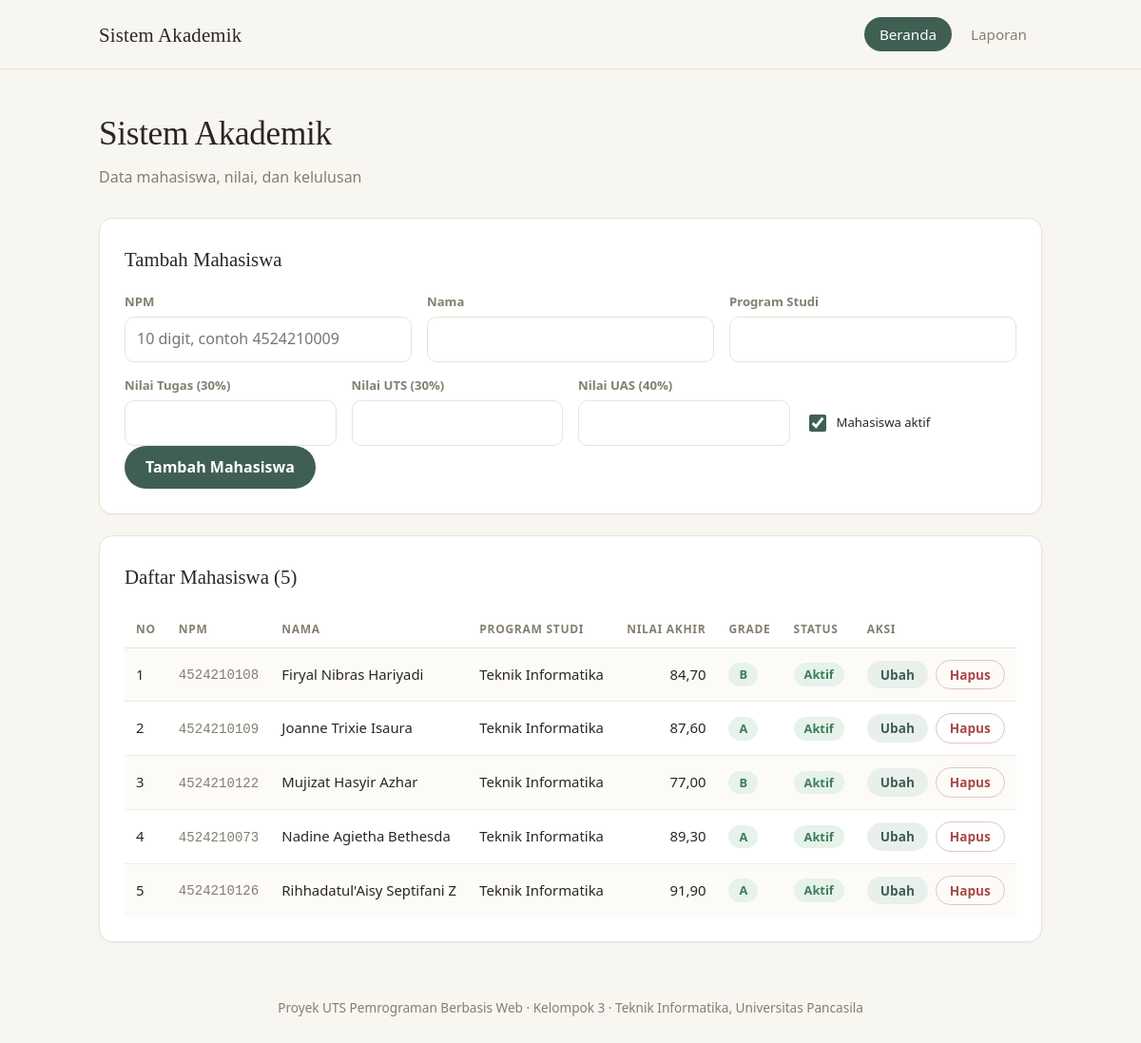
The page / on the database its author committed.
### tables this page shows
CREATE TABLE `mahasiswa` (
  `npm`           VARCHAR(15)  NOT NULL,
  `nama`          VARCHAR(100) NOT NULL,
  `program_studi` VARCHAR(100) DEFAULT NULL,
  `nilai_tugas`   DECIMAL(5,2) NOT NULL DEFAULT 0,
  `nilai_uts`     DECIMAL(5,2) NOT NULL DEFAULT 0,
  `nilai_uas`     DECIMAL(5,2) NOT NULL DEFAULT 0,
  `status_aktif`  TINYINT(1)   NOT NULL DEFAULT 1,
  PRIMARY KEY (`npm`)
);

### functions.php (called while the page is built, shortened)
<?php
require_once "classes/mahasiswa.php";
function hitungNilaiAkhir($tugas, $uts, $uas)
{
    $hasil = ($tugas * BOBOT_TUGAS) + ($uts * BOBOT_UTS) + ($uas * BOBOT_UAS);
    return round($hasil, 2);
}
function tentukanGrade($nilai)
{
    if ($nilai >= 85) {
        return "A";
    } elseif ($nilai >= 75) {
        return "B";
    } elseif ($nilai >= 60) {
        return "C";
    } elseif ($nilai >= 50) {
        return "D";
    } else {
        return "E";
    }
}
function kelasGrade($grade)
{
    if ($grade == "A" || $grade == "B") {
        return "badge-hijau";
    } elseif ($grade == "C") {
        return "badge-biru";
    } elseif ($grade == "D") {
        return "badge-oranye";
    } else {
        return "badge-merah";
    }
}
function escapeHtml($teks)
{
    return htmlspecialchars($teks);
}
function formatNilai($angka)
{
    return number_format($angka, 2, ",", ".");
}
function barisKeObjek($row)
{
    $npm   = (string) $row["npm"];
    $nama  = (string) $row["nama"];
    $prodi = (string) $row["program_studi"];
    $tugas = (float) $row["nilai_tugas"];
    $uts   = (float) $row["nilai_uts"];
    $uas   = (float) $row["nilai_uas"];
    $aktif = (bool) $row["status_aktif"];
    return new Mahasiswa($npm, $nama, $prodi, $tugas, $uts, $uas, $aktif);
}
function ambilSemuaMahasiswa($koneksi)
{
    $hasil = mysqli_query($koneksi, "SELECT * FROM mahasiswa ORDER BY nama ASC");
    $daftar = [];
    while ($row = mysqli_fetch_assoc($hasil)) {
        $daftar[] = barisKeObjek($row);
    }
    return $daftar;
}

### classes/mahasiswa.php (called while the page is built, shortened)
<?php
class Mahasiswa
{
    public $tugas;
    public $uts;
    public $uas;
    public $aktif;
    public function __construct($npm, $nama, $prodi, $tugas, $uts, $uas, $aktif)
    {
        $this->npm   = $npm;
        $this->nama  = $nama;
        $this->prodi = $prodi;
        $this->tugas = $tugas;
        $this->uts   = $uts;
        $this->uas   = $uas;
        $this->aktif = $aktif;
    }
    public function hitungNilai()
    {
        return hitungNilaiAkhir($this->tugas, $this->uts, $this->uas);
    }
    public function getGrade()
    {
        return tentukanGrade($this->hitungNilai());
    }
    public function getStatusAktif()
    {
        return $this->aktif ? "Aktif" : "Nonaktif";
    }
}

### index.php (the view, shortened to what this page needs)
<?php
require_once "functions.php";
$daftar = ambilSemuaMahasiswa($koneksi);
$total  = count($daftar);
$modeUbah = false;
$npm   = "";
$nama  = "";
$prodi = "";
$tugas = "";
$uts   = "";
$uas   = "";
$aktif = true;
$judulHalaman = "Sistem Akademik";
$subjudul     = "Data mahasiswa, nilai, dan kelulusan";
$halamanAktif = "index.php";
require "partials/header.php";
?>
<section class="card">
    <h2><?= $modeUbah ? "Ubah Data Mahasiswa" : "Tambah Mahasiswa" ?></h2>
    <form method="post" action="proses.php">
        <div class="baris">
            <div>
                <label for="npm">NPM</label>
                <input type="text" id="npm" name="npm" required
                       value="<?= escapeHtml($npm) ?>" placeholder="10 digit, contoh 4524210009">
            </div>
            <div>
                <label for="nama">Nama</label>
                <input type="text" id="nama" name="nama" required value="<?= escapeHtml($nama) ?>">
            </div>
            <div>
                <label for="program_studi">Program Studi</label>
                <input type="text" id="program_studi" name="program_studi" value="<?= escapeHtml($prodi) ?>">
            </div>
        </div>
        <div class="baris" style="margin-top:14px">
            <div>
                <label for="nilai_tugas">Nilai Tugas (30%)</label>
                <input type="number" step="0.01" id="nilai_tugas" name="nilai_tugas" required value="<?= $tugas ?>">
            </div>
            <div>
                <label for="nilai_uts">Nilai UTS (30%)</label>
                <input type="number" step="0.01" id="nilai_uts" name="nilai_uts" required value="<?= $uts ?>">
            </div>
            <div>
                <label for="nilai_uas">Nilai UAS (40%)</label>
                <input type="number" step="0.01" id="nilai_uas" name="nilai_uas" required value="<?= $uas ?>">
            </div>
            <div class="cek">
                <input type="checkbox" id="status_aktif" name="status_aktif" value="1" <?= $aktif ? "checked" : "" ?>>
                <label for="status_aktif">Mahasiswa aktif</label>
            </div>
        </div>
        <div class="aksi">
            <button class="btn" type="submit"><?= $modeUbah ? "Simpan Perubahan" : "Tambah Mahasiswa" ?></button>
        </div>
    </form>
</section>
<section class="card">
    <h2>Daftar Mahasiswa (<?= $total ?>)</h2>
    <?php if ($total == 0): ?>
        <p class="kosong">Belum ada data mahasiswa.</p>
    <?php else: ?>
        <div class="tabel-wrap">
            <table>
                <thead>
                    <tr>
                        <th>No</th><th>NPM</th><th>Nama</th><th>Program Studi</th>
                        <th class="angka">Nilai Akhir</th><th>Grade</th><th>Status</th><th>Aksi</th>
                    </tr>
                </thead>
                <tbody>
                    <?php for ($i = 0; $i < $total; $i++): ?>
                        <?php $m = $daftar[$i]; ?>
                        <tr class="<?= $i % 2 == 0 ? 'baris-genap' : '' ?>">
                            <td><?= $i + 1 ?></td>
                            <td><code><?= escapeHtml($m->npm) ?></code></td>
                            <td><?= escapeHtml($m->nama) ?></td>
                            <td><?= escapeHtml($m->prodi) ?></td>
                            <td class="angka"><?= formatNilai($m->hitungNilai()) ?></td>
                            <td><span class="badge <?= kelasGrade($m->getGrade()) ?>"><?= $m->getGrade() ?></span></td>
                            <td>
                                <span class="badge <?= $m->aktif ? 'badge-hijau' : 'badge-abu' ?>">
                                    <?= $m->getStatusAktif() ?>
                                </span>
                            </td>
                            <td>
                                <div class="aksi">
                                    <a class="btn btn-kecil" href="index.php?ubah=<?= urlencode($m->npm) ?>">Ubah</a>
                                    <form method="post" action="proses.php" onsubmit="return confirm('Yakin hapus data ini?')">
                                        <button class="btn btn-merah btn-kecil" type="submit">Hapus</button>
                                    </form>
                                </div>
                            </td>
                        </tr>
                    <?php endfor; ?>
                </tbody>
            </table>
        </div>
    <?php endif; ?>
</section>
<?php require "partials/footer.php"; ?>

### partials/header.php (shortened to what this page needs)
<!DOCTYPE html>
<html lang="id">
<head>
    <link rel="stylesheet" href="assets/css/style.css">
</head>
<body>
<nav class="navbar">
    <div class="container">
        <a class="brand" href="index.php"><span>Sistem Akademik</span></a>
        <div class="menu">
            <a href="index.php" class="<?= $halamanAktif == 'index.php' ? 'aktif' : '' ?>">Beranda</a>
            <a href="laporan.php" class="<?= $halamanAktif == 'laporan.php' ? 'aktif' : '' ?>">Laporan</a>
        </div>
    </div>
</nav>
<main class="container">
    <div class="judul">
        <h1><?= escapeHtml($judulHalaman) ?></h1>
        <p><?= escapeHtml($subjudul) ?></p>
    </div>

### partials/footer.php
</main>
<footer>
    Proyek UTS Pemrograman Berbasis Web &middot; Kelompok 3 &middot; Teknik Informatika, Universitas Pancasila
</footer>
</body>
</html>

### assets/css/style.css (style rules this page uses)
:root { --bg: #f8f6f1; --kartu: #ffffff; --garis: #e8e3d8; --teks: #2a2723; --redup: #857e72; --aksen: #3f5f52; --aksen-muda: #e9f0ec; --hijau: #3f7d5a; --hijau-muda: #e6f2ea; --biru: #44648a; --biru-muda: #e8eef6; --oranye: #b8742a; --oranye-muda: #f8eddc; --merah: #a94a4a; --merah-muda: #f7e6e4; --serif: Georgia, "Times New Roman", serif; }
* { box-sizing: border-box; }
body { margin: 0; background: var(--bg); color: var(--teks); font-family: "Segoe UI", system-ui, -apple-system, Arial, sans-serif; line-height: 1.6; }
a { color: var(--aksen); text-decoration: none; }
.container { max-width: 1040px; margin: 0 auto; padding: 0 24px; }
.navbar { border-bottom: 1px solid var(--garis); background: var(--bg); }
.navbar .container { display: flex; align-items: center; justify-content: space-between; gap: 16px; flex-wrap: wrap; padding-top: 18px; padding-bottom: 18px; }
.brand { font-family: var(--serif); font-size: 1.3rem; color: var(--teks); letter-spacing: .2px; }
.menu { display: flex; gap: 4px; }
.menu a { padding: 6px 16px; border-radius: 999px; color: var(--redup); font-size: .95rem; }
.menu a.aktif { background: var(--aksen); color: #fff; }
.judul { padding: 40px 0 8px; }
.judul h1 { margin: 0; font-family: var(--serif); font-weight: 400; font-size: 2.2rem; letter-spacing: -.3px; }
.judul p { margin: 4px 0 0; color: var(--redup); }
.card { background: var(--kartu); border: 1px solid var(--garis); border-radius: 14px; padding: 26px; margin: 22px 0; box-shadow: 0 1px 2px rgba(60, 50, 30, .04); }
.card h2 { margin: 0 0 18px; font-family: var(--serif); font-weight: 400; font-size: 1.3rem; }
.tabel-wrap { overflow-x: auto; }
table { width: 100%; border-collapse: collapse; font-size: .93rem; }
th { text-align: left; padding: 10px 12px; white-space: nowrap; font-size: .75rem; font-weight: 600; letter-spacing: .06em; text-transform: uppercase; color: var(--redup); border-bottom: 1px solid var(--garis); }
td { padding: 12px; border-bottom: 1px solid #f0ece3; vertical-align: middle; }
tbody tr:last-child td { border-bottom: 0; }
tbody tr.baris-genap { background: #fcfbf8; }
td.angka, th.angka { text-align: right; }
code { font-family: Consolas, monospace; font-size: .88rem; color: var(--redup); }
.badge { display: inline-block; padding: 2px 11px; border-radius: 999px; font-size: .8rem; font-weight: 600; }
.badge-hijau { background: var(--hijau-muda); color: var(--hijau); }
form .baris { display: grid; gap: 16px; grid-template-columns: repeat(auto-fit, minmax(220px, 1fr)); }
label { display: block; font-size: .82rem; color: var(--redup); margin-bottom: 5px; font-weight: 600; }
input[type=text], input[type=number], select { width: 100%; padding: 10px 12px; background: #fff; color: var(--teks); border: 1px solid var(--garis); border-radius: 10px; font: inherit; }
.cek { display: flex; align-items: center; gap: 8px; margin-top: 26px; }
.cek input { width: 18px; height: 18px; accent-color: var(--aksen); }
.cek label { margin: 0; color: var(--teks); font-weight: 400; }
.btn { display: inline-block; padding: 10px 22px; border: 0; border-radius: 999px; cursor: pointer; font: inherit; font-weight: 600; background: var(--aksen); color: #fff; }
.btn-merah { background: transparent; color: var(--merah); border: 1px solid #e3c4c1; }
.btn-kecil { padding: 4px 14px; font-size: .85rem; }
.aksi { display: flex; gap: 8px; align-items: center; }
.aksi form { margin: 0; }
td .btn:not(.btn-merah) { background: var(--aksen-muda); color: var(--aksen); }
footer { color: var(--redup); text-align: center; padding: 36px 0 48px; font-size: .85rem; }

### rows shown on the page
mahasiswa: npm "4524210108", nama "Firyal Nibras Hariyadi", program_studi "Teknik Informatika", formatNilai($m->hitungNilai()) "84,70", $m->getGrade() "B", status_aktif "Aktif"
mahasiswa: npm "4524210109", nama "Joanne Trixie Isaura", program_studi "Teknik Informatika", formatNilai($m->hitungNilai()) "87,60", $m->getGrade() "A", status_aktif "Aktif"
mahasiswa: npm "4524210122", nama "Mujizat Hasyir Azhar", program_studi "Teknik Informatika", formatNilai($m->hitungNilai()) "77,00", $m->getGrade() "B", status_aktif "Aktif"
mahasiswa: npm "4524210073", nama "Nadine Agietha Bethesda", program_studi "Teknik Informatika", formatNilai($m->hitungNilai()) "89,30", $m->getGrade() "A", status_aktif "Aktif"
mahasiswa: npm "4524210126", nama "Rihhadatul'Aisy Septifani Z", program_studi "Teknik Informatika", formatNilai($m->hitungNilai()) "91,90", $m->getGrade() "A", status_aktif "Aktif"

### other values the page prints
escapeHtml($judulHalaman) "Sistem Akademik"
escapeHtml($subjudul) "Data mahasiswa, nilai, dan kelulusan"
$total "5"
